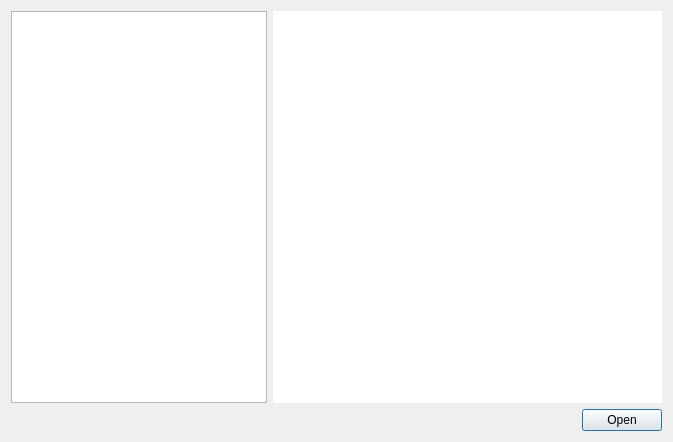
<?xml version="1.0" encoding="UTF-8"?>
<ui version="4.0">
 <class>Dialog</class>
 <widget class="QDialog" name="Dialog">
  <property name="geometry">
   <rect>
    <x>0</x>
    <y>0</y>
    <width>673</width>
    <height>442</height>
   </rect>
  </property>
  <property name="sizePolicy">
   <sizepolicy hsizetype="Fixed" vsizetype="Preferred">
    <horstretch>0</horstretch>
    <verstretch>0</verstretch>
   </sizepolicy>
  </property>
  <property name="windowTitle">
   <string>Dialog</string>
  </property>
  <property name="sizeGripEnabled">
   <bool>false</bool>
  </property>
  <layout class="QVBoxLayout" name="verticalLayout">
   <item>
    <widget class="QWidget" name="widget" native="true">
     <layout class="QHBoxLayout" name="horizontalLayout">
      <property name="leftMargin">
       <number>0</number>
      </property>
      <property name="topMargin">
       <number>0</number>
      </property>
      <property name="rightMargin">
       <number>0</number>
      </property>
      <property name="bottomMargin">
       <number>0</number>
      </property>
      <item>
       <widget class="QListWidget" name="feature_list">
        <property name="sizePolicy">
         <sizepolicy hsizetype="Fixed" vsizetype="Expanding">
          <horstretch>0</horstretch>
          <verstretch>0</verstretch>
         </sizepolicy>
        </property>
       </widget>
      </item>
      <item>
       <widget class="QWidget" name="widget_2" native="true">
        <layout class="QHBoxLayout" name="horizontalLayout_2">
         <property name="leftMargin">
          <number>0</number>
         </property>
         <property name="topMargin">
          <number>0</number>
         </property>
         <property name="rightMargin">
          <number>0</number>
         </property>
         <property name="bottomMargin">
          <number>0</number>
         </property>
         <item>
          <widget class="QTextBrowser" name="feature_info">
           <property name="sizePolicy">
            <sizepolicy hsizetype="Expanding" vsizetype="Expanding">
             <horstretch>0</horstretch>
             <verstretch>0</verstretch>
            </sizepolicy>
           </property>
           <property name="frameShape">
            <enum>QFrame::NoFrame</enum>
           </property>
           <property name="frameShadow">
            <enum>QFrame::Plain</enum>
           </property>
           <property name="lineWidth">
            <number>1</number>
           </property>
          </widget>
         </item>
        </layout>
       </widget>
      </item>
     </layout>
    </widget>
   </item>
   <item>
    <widget class="QDialogButtonBox" name="button_box">
     <property name="standardButtons">
      <set>QDialogButtonBox::Open</set>
     </property>
    </widget>
   </item>
  </layout>
 </widget>
 <resources/>
 <connections/>
</ui>
